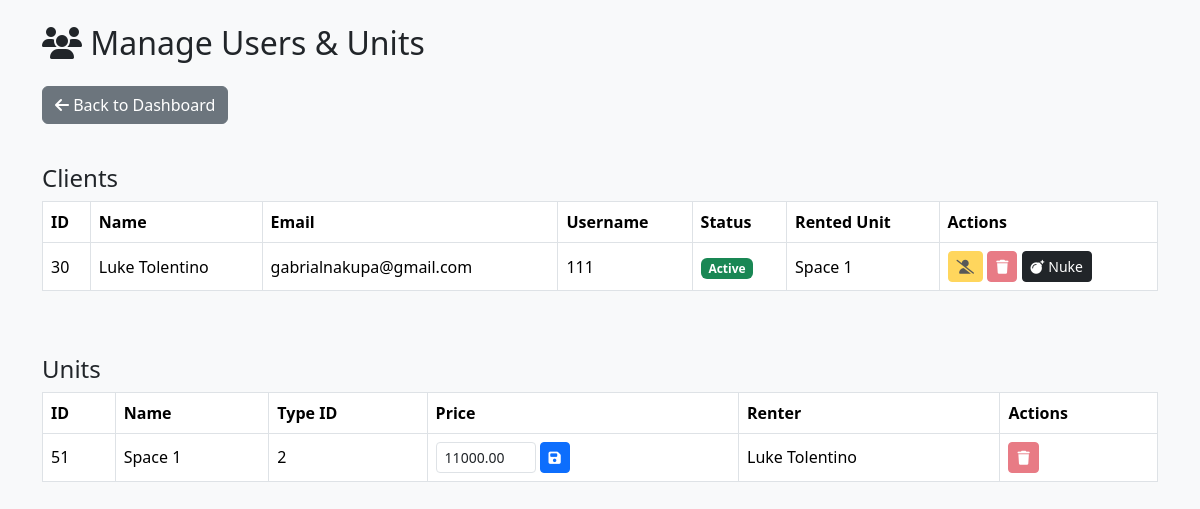
The app's page /Admin/manage_user.php (signed in), older data.
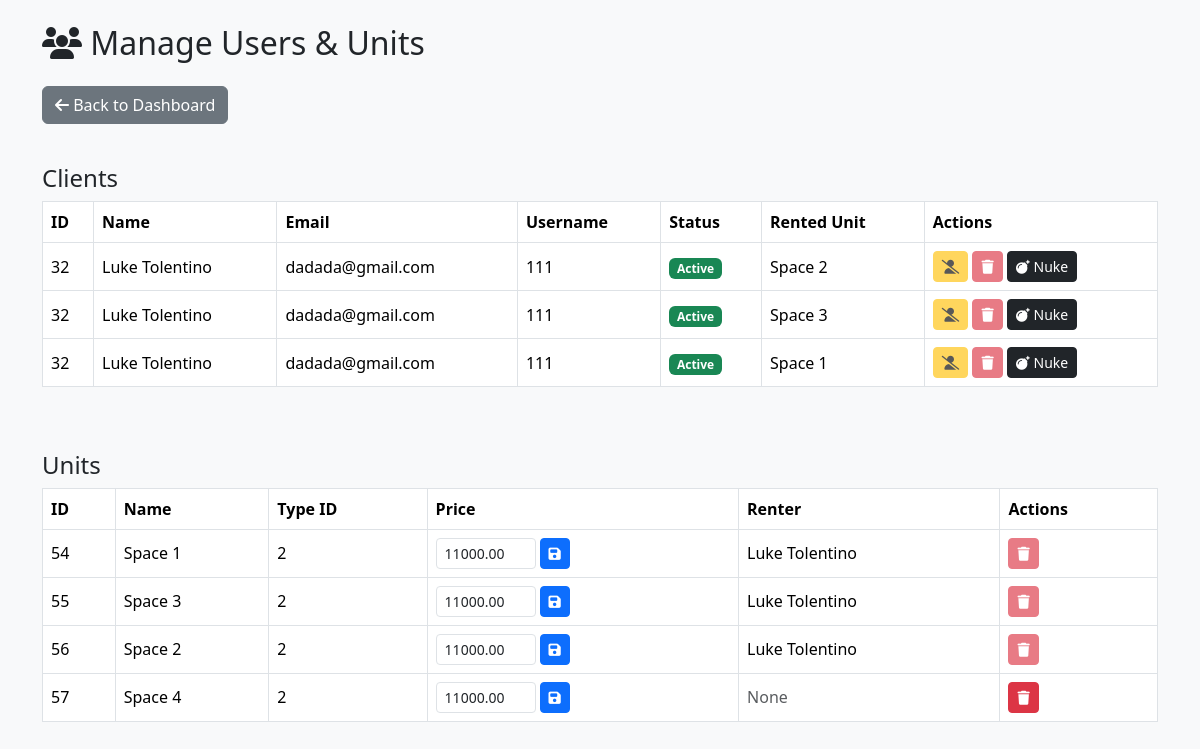
The same page, newer data.
### tables this page shows
CREATE TABLE `client` (
  `Client_ID` int(11) NOT NULL,
  `Client_fn` varchar(255) DEFAULT NULL COMMENT 'First name',
  `Client_ln` varchar(255) DEFAULT NULL COMMENT 'Last name',
  `Client_Email` varchar(255) NOT NULL COMMENT 'Email address',
  `Client_Phone` varchar(20) DEFAULT NULL COMMENT 'Phone number',
  `C_username` varchar(50) NOT NULL COMMENT 'Username (unique)',
  `C_password` varchar(255) NOT NULL COMMENT 'Password (hashed)',
  `Status` enum('Active','Inactive') NOT NULL DEFAULT 'Active' COMMENT 'Account status'
);

CREATE TABLE `space` (
  `Space_ID` int(11) NOT NULL,
  `Name` varchar(255) DEFAULT NULL,
  `SpaceType_ID` int(11) DEFAULT NULL,
  `UA_ID` int(11) DEFAULT NULL,
  `Street` varchar(255) DEFAULT NULL,
  `Brgy` varchar(255) DEFAULT NULL,
  `City` varchar(255) DEFAULT NULL,
  `Photo` varchar(255) DEFAULT NULL,
  `Price` decimal(10,2) DEFAULT NULL,
  `Flow_Status` varchar(10) NOT NULL DEFAULT 'new'
);

### database/database.php (called while the page is built, shortened)
<?php
class Database {
    private $host = "localhost";
    private $dbname = "asrp";
    private $user = "root";
    private $pass = "";
    private $pdo;
    public function __construct() {
        $dsn = "mysql:host={$this->host};dbname={$this->dbname};charset=utf8mb4";
        $options = [
            PDO::ATTR_ERRMODE            => PDO::ERRMODE_EXCEPTION,
            PDO::ATTR_DEFAULT_FETCH_MODE => PDO::FETCH_ASSOC,
            PDO::ATTR_EMULATE_PREPARES   => false,
        ];
        try {
            $this->pdo = new PDO($dsn, $this->user, $this->pass, $options);
        } catch (PDOException $e) {
            die("Database connection failed: " . $e->getMessage());
        }
    }
    protected function runQuery($sql, $params = [], $fetchAll = false) {
        try {
            $stmt = $this->pdo->prepare($sql);
            $stmt->execute($params);
            return $fetchAll ? $stmt->fetchAll() : $stmt->fetch();
        } catch (PDOException $e) { return false; }
    }
    public function getAllClientsWithAssignedUnit() {
        $sql = "SELECT c.Client_ID, c.Client_fn, c.Client_ln, c.Client_Email, c.C_username,
                       c.Status, s.Name AS SpaceName
                FROM client c
                LEFT JOIN clientspace cs ON c.Client_ID = cs.Client_ID
                LEFT JOIN space s ON cs.Space_ID = s.Space_ID
                ORDER BY c.Client_ID DESC";
        return $this->runQuery($sql, [], true);
    }
    public function getAllUnitsWithRenterInfo() {
        $sql = "SELECT s.Space_ID, s.Name, s.SpaceType_ID, st.SpaceTypeName, s.Price,
                       c.Client_fn, c.Client_ln
                FROM space s
                LEFT JOIN spacetype st ON s.SpaceType_ID = st.SpaceType_ID
                LEFT JOIN clientspace cs ON s.Space_ID = cs.Space_ID
                LEFT JOIN client c ON cs.Client_ID = c.Client_ID";
        try {
            return $this->pdo->query($sql)->fetchAll();
        } catch (PDOException $e) {
            return [];
        }
    }
}
?>

### Admin/manage_user.php (the view, shortened to what this page needs)
<?php
require '../database/database.php';
$db = new Database();
$clients = $db->getAllClientsWithAssignedUnit();
$units = $db->getAllUnitsWithRenterInfo();
?>
<!DOCTYPE html>
<html lang="en">
<head>
    <link href="https://cdn.jsdelivr.net/npm/bootstrap@5.3.2/dist/css/bootstrap.min.css" rel="stylesheet">
    <link href="https://cdnjs.cloudflare.com/ajax/libs/font-awesome/6.5.0/css/all.min.css" rel="stylesheet">
</head>
<body class="bg-light">
<div class="container py-4">
    <h2 class="mb-4"><i class="fas fa-users"></i> Manage Users & Units</h2>
    <a href="dashboard.php" class="btn btn-secondary mb-3"><i class="fas fa-arrow-left"></i> Back to Dashboard</a>
    <h4 class="mt-4 mb-2">Clients</h4>
    <div class="table-responsive mb-5">
        <table class="table table-bordered align-middle">
            <thead>
                <tr>
                    <th>ID</th>
                    <th>Name</th>
                    <th>Email</th>
                    <th>Username</th>
                    <th>Status</th>
                    <th>Rented Unit</th>
                    <th>Actions</th>
                </tr>
            </thead>
            <tbody>
            <?php foreach ($clients as $c): ?>
                <?php $client_has_unit = !empty($c['SpaceName']); ?>
                <tr>
                    <td><?= htmlspecialchars($c['Client_ID']) ?></td>
                    <td><?= htmlspecialchars($c['Client_fn'].' '.$c['Client_ln']) ?></td>
                    <td><?= htmlspecialchars($c['Client_Email']) ?></td>
                    <td><?= htmlspecialchars($c['C_username']) ?></td>
                    <td>
                      <?php if (strtolower($c['Status']) === 'active'): ?>
                        <span class="badge bg-success">Active</span>
                      <?php else: ?>
                        <span class="badge bg-secondary">Inactive</span>
                      <?php endif; ?>
                    </td>
                    <td><?= $client_has_unit ? htmlspecialchars($c['SpaceName']) : '<span class="text-muted">None</span>' ?></td>
                    <td>
                        <form method="post" class="d-inline">
                            <?php if (strtolower($c['Status']) === 'active'): ?>
                              <button type="submit" name="delete_client" class="btn btn-warning btn-sm"
                                <?= $client_has_unit ? 'disabled title="Cannot set inactive: client has a rented unit."' : 'title="Set to Inactive"' ?>>
                                <i class="fas fa-user-slash"></i>
                              </button>
                            <?php else: ?>
                              <button type="submit" name="activate_client" class="btn btn-success btn-sm" title="Reactivate"><i class="fas fa-undo"></i></button>
                            <?php endif; ?>
                        </form>
                        <form method="post" class="d-inline"
                              onsubmit="return confirm('PERMANENTLY DELETE this client and all their records (invoices, requests, etc)? This cannot be undone!');">
                            <button type="submit" name="hard_delete_client" class="btn btn-danger btn-sm"
                                <?= $client_has_unit ? 'disabled title="Cannot hard delete: client has a rented unit."' : 'title="Hard Delete"' ?>>
                                <i class="fas fa-trash"></i>
                            </button>
                        </form>
                        <form method="post" class="d-inline"
                              onsubmit="return confirm('!!! NUKE !!!\\nPERMANENTLY DELETE this client and ALL their records.\\nAny space they rent will be set to available! THIS CANNOT BE UNDONE. Are you SURE?');">
                            <button type="submit" name="nuke_client" class="btn btn-dark btn-sm" title="NUKE: Hard Delete + Free Rented Space">
                                <i class="fas fa-bomb"></i> Nuke
                            </button>
                        </form>
                    </td>
                </tr>
            <?php endforeach; ?>
            </tbody>
        </table>
    </div>
    <h4 class="mt-4 mb-2">Units</h4>
    <div class="table-responsive">
        <table class="table table-bordered align-middle">
            <thead>
                <tr>
                    <th>ID</th>
                    <th>Name</th>
                    <th>Type ID</th>
                    <th>Price</th>
                    <th>Renter</th>
                    <th>Actions</th>
                </tr>
            </thead>
            <tbody>
            <?php foreach ($units as $u):
                $has_renter = !empty($u['Client_fn']);
                $renter_name = $has_renter ? htmlspecialchars($u['Client_fn'] . ' ' . $u['Client_ln']) : '';
            ?>
                <tr>
                    <td><?= htmlspecialchars($u['Space_ID']) ?></td>
                    <td><?= htmlspecialchars($u['Name']) ?></td>
                    <td><?= htmlspecialchars($u['SpaceType_ID']) ?></td>
                    <td>
                        <form method="post" class="d-inline-flex" style="gap:4px;">
                            <input type="number" min="0" step="0.01" name="new_price" value="<?= htmlspecialchars($u['Price']) ?>" class="form-control form-control-sm" style="width:100px;" required>
                            <button type="submit" name="update_price" class="btn btn-primary btn-sm" title="Update Price"><i class="fas fa-save"></i></button>
                        </form>
                    </td>
                    <td><?= $has_renter ? $renter_name : '<span class="text-muted">None</span>' ?></td>
                    <td>
                        <form method="post" class="d-inline delete-unit-form" data-renter-name="<?= $renter_name ?>">
                            <button type="submit" name="delete_unit" class="btn btn-danger btn-sm" <?= $has_renter ? 'disabled' : '' ?> title="Delete Unit">
                                <i class="fas fa-trash"></i>
                            </button>
                        </form>
                    </td>
                </tr>
            <?php endforeach; ?>
            </tbody>
        </table>
    </div>
</div>
</body>
</html>

Row changes from the older to the newer data that the page shows:
removed client: Client_ID "30", Client_fn+Client_ln "Luke Tolentino", Client_Email "gabrialnakupa@gmail.com", C_username "111", Status "Active", space.Name "Space 1"
removed space: Space_ID "51", Name "Space 1", SpaceType_ID "2", new_price "11000.00", client.Client_fn+Client_ln "Luke Tolentino"
added client: Client_ID "32", Client_fn+Client_ln "Luke Tolentino", Client_Email "dadada@gmail.com", C_username "111", Status "Active", space.Name "Space 2", space.Name "Space 3", space.Name "Space 1"
added space: Space_ID "54", Name "Space 1", SpaceType_ID "2", new_price "11000.00", client.Client_fn+Client_ln "Luke Tolentino"
added space: Space_ID "55", Name "Space 3", SpaceType_ID "2", new_price "11000.00", client.Client_fn+Client_ln "Luke Tolentino"
added space: Space_ID "56", Name "Space 2", SpaceType_ID "2", new_price "11000.00", client.Client_fn+Client_ln "Luke Tolentino"
added space: Space_ID "57", Name "Space 4", SpaceType_ID "2", new_price "11000.00", shows "None"
